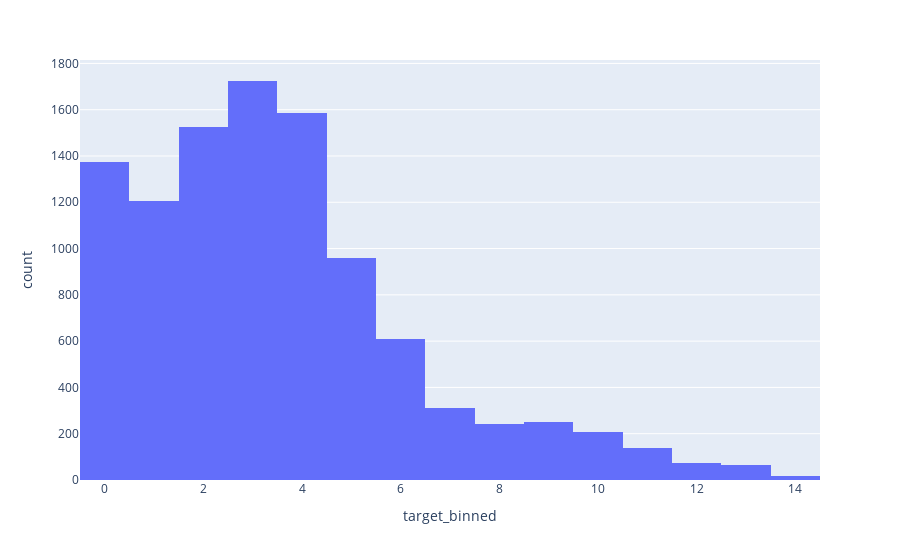

Notebook cell for this chart:
### Markdown cell above
<h1>ClusterCentroids Undersampling</h1>

### Code cell
# Cluster centroids originally is made for classification
# Create temporary binned target variablöe
df_inliners["target_binned"] = pd.cut(df_inliners[target], bins=15, labels=False)

fig = px.histogram(df_inliners, x="target_binned")
fig.show()

### Figure 1 — Plotly figure (JSON) as saved in the notebook; plotly's stock layout.template omitted (floating-point values rounded to 4 significant figures; data arrays with more than 128 entries replaced by an {"elided": "..."} marker saying what was removed)
{"data": [{"alignmentgroup": "True", "bingroup": "x", "hovertemplate": "target_binned=%{x}<br>count=%{y}<extra></extra>", "legendgroup": "", "marker": {"color": "#636efa", "pattern": {"shape": ""}}, "name": "", "offsetgroup": "", "orientation": "v", "showlegend": false, "type": "histogram", "x": {"elided": "10296 int values"}, "xaxis": "x", "yaxis": "y"}], "layout": {"barmode": "relative", "legend": {"tracegroupgap": 0}, "margin": {"t": 60}, "xaxis": {"anchor": "y", "domain": [0, 1], "title": {"text": "target_binned"}}, "yaxis": {"anchor": "x", "domain": [0, 1], "title": {"text": "count"}}}}
